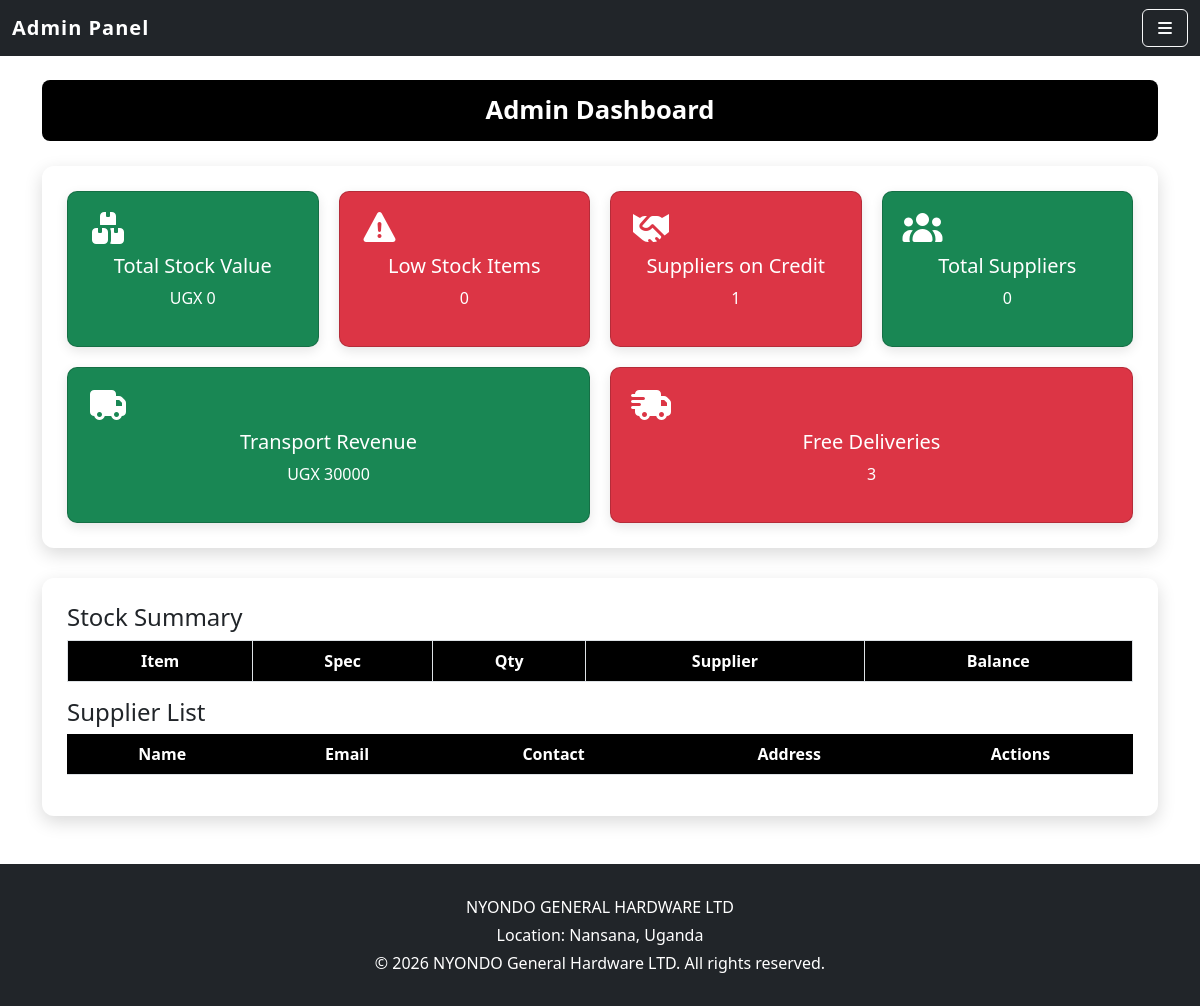
Page /dashboard/ on the earlier database version.
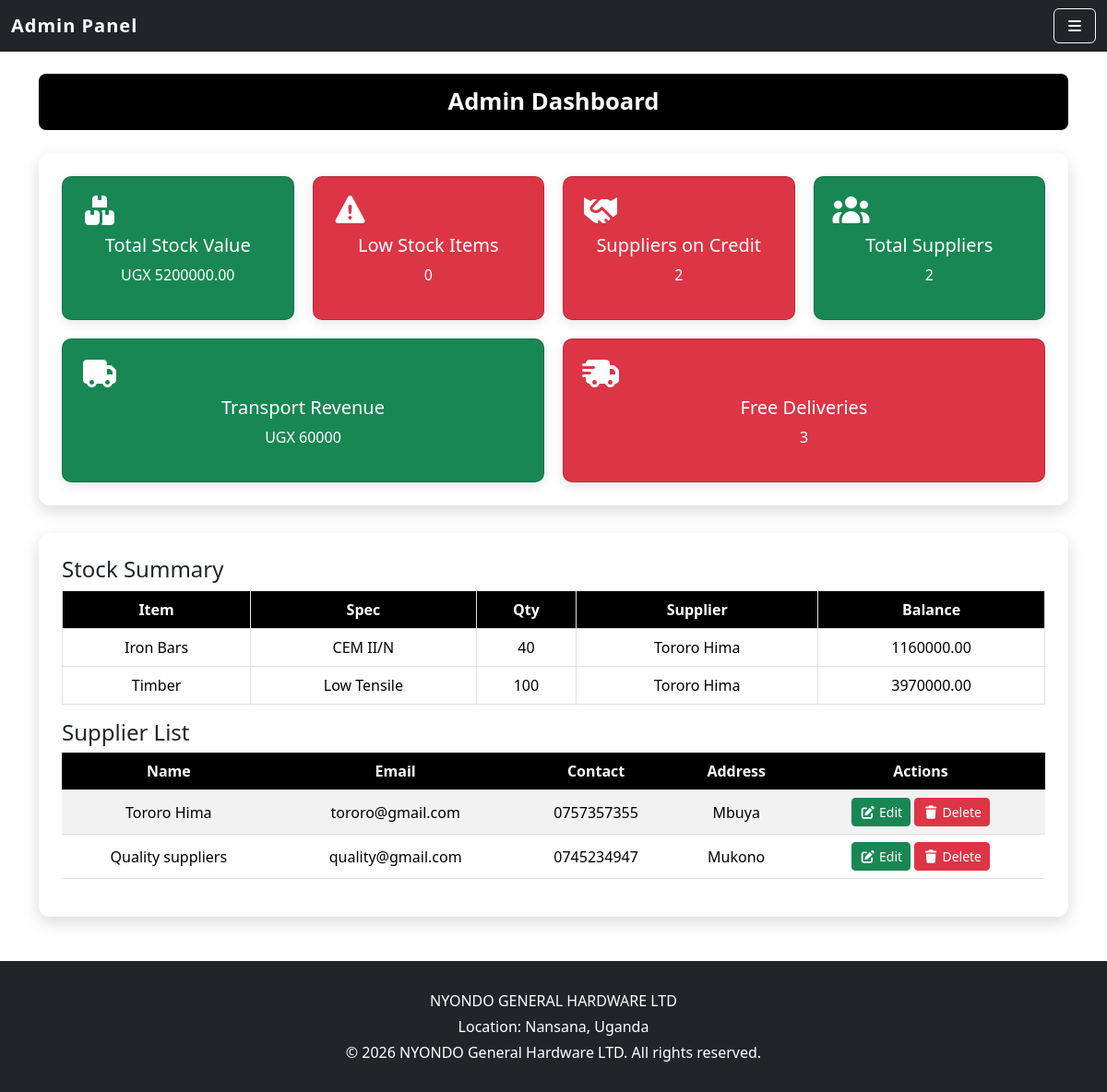
Same page on the later database version.
### dupapp/models.py (models this page shows, shortened)
class Stock(models.Model):
    item_name = models.CharField(max_length=50)
    specification = models.CharField(max_length=100,blank=True)
    quantity = models.IntegerField()
    unit_cost = models.DecimalField(max_digits=10,decimal_places=2)
    selling_price = models.DecimalField(max_digits=10,decimal_places=2 )
    supplier = models.ForeignKey(Supplier,on_delete=models.CASCADE,related_name='stocks')
    date_received = models.DateTimeField(auto_now_add=True)
    payment_method = models.CharField(max_length=20,choices=[
            ('Cash', 'Cash'),
            ('Credit', 'Credit')
        ]
    )
    amount_paid = models.DecimalField(max_digits=10,decimal_places=2,default=0)
    def balance(self):
        return (self.quantity * self.unit_cost) - self.amount_paid
    def stock_value(self):
        return self.quantity * self.unit_cost

class Supplier(models.Model):
    name = models.CharField(max_length=100, unique=True)
    email = models.EmailField(unique=True)
    contact = models.CharField(max_length=20,blank=True,null=True)
    address = models.CharField(max_length=200,blank=True,null=True)

### dupapp/views.py (the view)
# urls.py: path("dashboard/", views.admin_dashboard, name="admin_dashboard"),
def admin_dashboard(request):
    stocks = Stock.objects.all()
    suppliers = Supplier.objects.all()
    low_stock = stocks.filter(quantity__lt=10)
    supplier_credit = Sale.objects.filter(payment_method="Credit")
    total_stock_value = sum([s.stock_value() for s in stocks]) if stocks else 0
    transport_revenue = Sale.objects.aggregate(Sum('transport_cost'))['transport_cost__sum'] or 0
    free_deliveries = Sale.objects.filter(transport_cost=0).count()
    context = {
        "stocks": stocks,
        "suppliers": suppliers,
        "low_stock": low_stock,
        "supplier_credit": supplier_credit,
        "total_stock_value": total_stock_value,
        "transport_revenue": transport_revenue,
        "free_deliveries": free_deliveries,
    }
    return render(request, "admin_dashboard.html", context)

### dupapp/templates/admin_dashboard.html (shortened to what this page needs)
{% extends "base_admin.html" %}
{% block content %}
<h2 class="page-heading">Admin Dashboard</h2>
<div class="cards-container">
  <div class="card bg-success text-white">
    <i class="fas fa-boxes"></i>
    <h5>Total Stock Value</h5>
    <p>UGX {{ total_stock_value }}</p>
  </div>
  <div class="card bg-danger text-white">
    <i class="fas fa-exclamation-triangle"></i>
    <h5>Low Stock Items</h5>
    <p>{{ low_stock.count }}</p>
  </div>
  <div class="card bg-danger text-white">
    <i class="fas fa-handshake"></i>
    <h5>Suppliers on Credit</h5>
    <p>{{ supplier_credit.count }}</p>
  </div>
  <div class="card bg-success text-white">
    <i class="fas fa-users"></i>
    <h5>Total Suppliers</h5>
    <p>{{ suppliers.count }}</p>
  </div>
  <div class="card bg-success text-white">
    <i class="fas fa-truck"></i>
    <h5>Transport Revenue</h5>
    <p>UGX {{ transport_revenue }}</p>
  </div>
  <div class="card bg-danger text-white">
    <i class="fas fa-shipping-fast"></i>
    <h5>Free Deliveries</h5>
    <p>{{ free_deliveries }}</p>
  </div>
</div>
<div class="fields-container">
  <h4>Stock Summary</h4>
  <table class="table table-bordered">
    <thead>
      <tr>
        <th>Item</th><th>Spec</th><th>Qty</th><th>Supplier</th><th>Balance</th>
      </tr>
    </thead>
    <tbody>
      {% for stock in stocks %}
        <tr {% if stock.quantity < 10 %} class="table-danger" {% endif %}>
          <td>{{ stock.item_name }}</td>
          <td>{{ stock.specification }}</td>
          <td>{{ stock.quantity }}</td>
          <td>{{ stock.supplier.name }}</td>
          <td>{{ stock.balance }}</td>
        </tr>
      {% endfor %}
    </tbody>
  </table>
  <h4>Supplier List</h4>
  <table class="table table-striped">
    <thead>
      <tr>
        <th>Name</th><th>Email</th><th>Contact</th><th>Address</th><th>Actions</th>
      </tr>
    </thead>
    <tbody>
      {% for supplier in suppliers %}
        <tr>
          <td>{{ supplier.name }}</td>
          <td>{{ supplier.email }}</td>
          <td>{{ supplier.contact }}</td>
          <td>{{ supplier.address }}</td>
          <td>
            <a href="{% url 'edit_supplier' supplier.id %}" class="btn btn-sm btn-success">
              <i class="fas fa-edit"></i> Edit
            </a>
            <a href="{% url 'delete_supplier' supplier.id %}" class="btn btn-sm btn-danger">
              <i class="fas fa-trash"></i> Delete
            </a>
          </td>
        </tr>
      {% endfor %}
    </tbody>
  </table>
</div>
{% endblock %}

### dupapp/templates/base_admin.html (shortened to what this page needs)
<!doctype html>
<html lang="en">
  <head>
    <link href="https://cdn.jsdelivr.net/npm/bootstrap@5.3.8/dist/css/bootstrap.min.css" rel="stylesheet">
    <link rel="stylesheet" href="https://cdnjs.cloudflare.com/ajax/libs/font-awesome/7.0.1/css/all.min.css">
  </head>
  <body>
    <nav class="navbar navbar-dark bg-dark">
      <div class="container-fluid">
        <a class="navbar-brand" href="{% url 'admin_dashboard' %}">Admin Panel</a>
        <button class="btn btn-outline-light" type="button" data-bs-toggle="offcanvas" data-bs-target="#offcanvasAdmin">
          <i class="fas fa-bars"></i>
        </button>
      </div>
    </nav>
    <div class="container mt-4">
      {% block content %}{% endblock %}
    </div>
    <footer class="bg-dark text-white text-center py-3 mt-5" style="width:100%; margin:0; padding:0;">
      <div style="background-color:#212529; padding:15px 0;">
        <p class="mb-1">NYONDO GENERAL HARDWARE LTD</p>
        <p class="mb-1">Location: Nansana, Uganda</p>
        <p class="mb-0">&copy; 2026 NYONDO General Hardware LTD. All rights reserved.</p>
      </div>
    </footer>
  </body>
</html>

### dupapp/templates/base_admin.html (style rules this page uses)
.navbar-dark, footer { background-color: #212529 !important; }
.navbar-brand { font-weight: bold; letter-spacing: 1px; }
footer { position: relative; left: 0; right: 0; width: 100%; }
.btn { transition: transform 0.2s ease, box-shadow 0.2s ease; }

### dupapp/templates/admin_dashboard.html (style rules this page uses)
.cards-container { background: #fff; border-radius: 12px; padding: 25px; margin: 20px auto; max-width: 1200px; box-shadow: 0 6px 18px rgba(0,0,0,0.15); display: flex; flex-wrap: wrap; justify-content: center; gap: 20px; }
.fields-container { background: #fff; border-radius: 12px; padding: 25px; margin: 30px auto; max-width: 1200px; box-shadow: 0 6px 18px rgba(0,0,0,0.15); }
.page-heading { background-color: #000; color: #fff; text-align: center; padding: 15px; font-size: 1.6rem; font-weight: 600; margin-bottom: 25px; border-radius: 8px; }
.card { border-radius: 10px; text-align: center; font-weight: 500; padding: 20px; flex: 1; min-width: 250px; box-shadow: 0 4px 12px rgba(0,0,0,0.1); transition: transform 0.2s ease, box-shadow 0.2s ease; }
.card i { font-size: 2rem; margin-bottom: 10px; display: block; }
.table thead th { background-color: #000; color: #fff; text-align: center; }
.table td { text-align: center; vertical-align: middle; }

Differences in the rows shown:
added Stock: item_name "Iron Bars", specification "CEM II/N", quantity "40", supplier.name "Tororo Hima", balance "1160000.00"
added Stock: item_name "Timber", specification "Low Tensile", quantity "100", supplier.name "Tororo Hima", balance "3970000.00"
added Supplier: name "Tororo Hima", email "tororo@gmail.com", contact "0757357355", address "Mbuya"
added Supplier: name "Quality suppliers", email "quality@gmail.com", contact "0745234947", address "Mukono"
Other differences:
{{ total_stock_value }}: "0" → "5200000.00"
{{ supplier_credit.count }}: "1" → "2"
{{ suppliers.count }}: "0" → "2"
{{ transport_revenue }}: "30000" → "60000"
